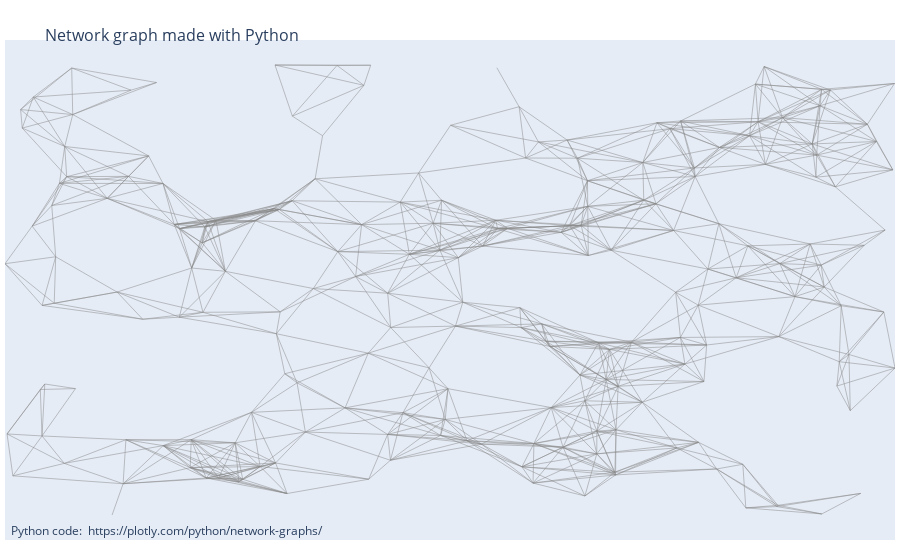

Write notebook code for a chart like this one.
### Code cell
fig = go.Figure(data=[edge_trace],
             layout=go.Layout(
                title=dict(
                    text="<br>Network graph made with Python",
                    font=dict(
                        size=16
                    )
                ),
                showlegend=False,
                hovermode='closest',
                margin=dict(b=20,l=5,r=5,t=40),
                annotations=[ dict(
                    text="Python code: <a href='https://plotly.com/python/network-graphs/'> https://plotly.com/python/network-graphs/</a>",
                    showarrow=False,
                    xref="paper", yref="paper",
                    x=0.005, y=-0.002 ) ],
                xaxis=dict(showgrid=False, zeroline=False, showticklabels=False),
                yaxis=dict(showgrid=False, zeroline=False, showticklabels=False))
                )
fig.show()

### Figure 1 — Plotly figure (JSON) as saved in the notebook; plotly's stock layout.template omitted (floating-point values rounded to 4 significant figures; data arrays with more than 128 entries replaced by an {"elided": "..."} marker saying what was removed)
{"data": [{"hoverinfo": "none", "line": {"color": "#888", "width": 0.5}, "mode": "lines", "type": "scatter", "x": {"elided": "2694 float values"}, "y": {"elided": "2694 float values"}}], "layout": {"annotations": [{"showarrow": false, "text": "Python code: <a href='https://plotly.com/python/network-graphs/'> https://plotly.com/python/network-graphs/</a>", "x": 0.005, "xref": "paper", "y": -0.002, "yref": "paper"}], "hovermode": "closest", "margin": {"b": 20, "l": 5, "r": 5, "t": 40}, "showlegend": false, "title": {"font": {"size": 16}, "text": "<br>Network graph made with Python"}, "xaxis": {"showgrid": false, "showticklabels": false, "zeroline": false}, "yaxis": {"showgrid": false, "showticklabels": false, "zeroline": false}}}
